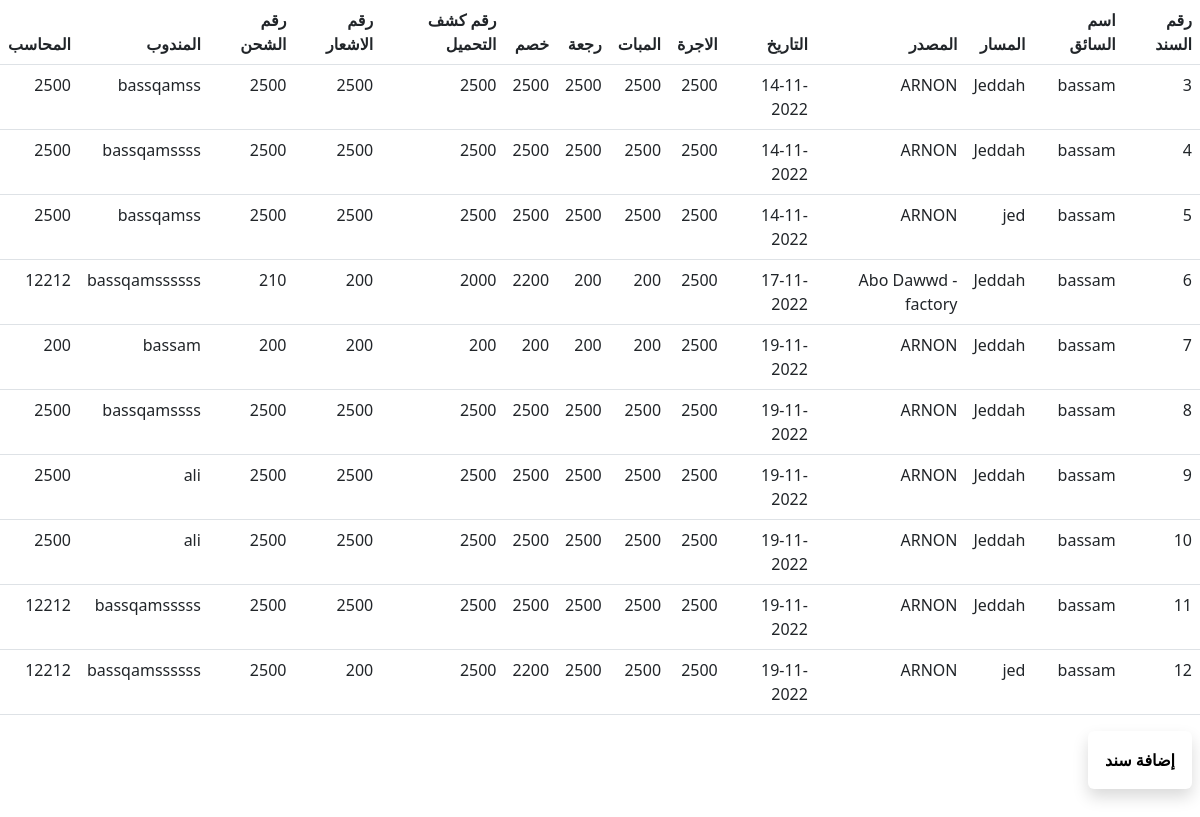
/financia/invoice/details/12, run on the app's committed database.
### financial/models.py (models this page shows, shortened)
class CatchReceipt(models.Model):
    invoices = models.ForeignKey(Invoices, on_delete=models.CASCADE,  null=True, blank=True  )
    catchReceipt_id= models.BigAutoField(primary_key=True)
    driver = models.ForeignKey(DriverModel, on_delete=models.CASCADE, null=True)
    source =  models.CharField(max_length=225,  default='' , help_text=' المصدر')
    destination =  models.CharField(max_length=225,  help_text=' الوجهة')
    company = models.ForeignKey(CompanyModel, on_delete=models.CASCADE, null=True)
    date = models.DateTimeField(default=timezone.now)
    amount =  models.CharField(max_length=225,  help_text=' الاجرة')
    overnight =  models.CharField(max_length=225,  help_text=' المبات')
    return_fare =  models.CharField(max_length=225,  help_text=' اجرة رجعة')
    deduction =  models.CharField(max_length=225,  help_text='خصم')
    policy_number =  models.CharField(max_length=225,  default='' , help_text=' رقم البوليصة')
    notice_number =  models.CharField(max_length=225,  default='' , help_text=' رقم الاشعار')
    Shipment_id =  models.CharField(max_length=225,  default='' , help_text=' رقم الشحن')
    delegate =  models.ForeignKey(User, on_delete=models.CASCADE, null=True, help_text=' المندوب ')
    accountant =  models.CharField(max_length=225, null=True,help_text=' المحاسب ' )

### drivers/models.py (models this page shows)
class DriverModel(models.Model):
    driver_id = models.BigAutoField(primary_key=True)
    driver_name = models.CharField(max_length=225,  help_text='اسم السائق')
    Saudi_Arabia = 'Saudi'
    YEMEN = 'Yemeni'
    Syria = 'Syrian'
    Egypt = 'Egypt'
    Afghanistan = 'Afghanistan'
    Pakistan = 'Pakistani'
    Jordan = 'Jordanian'
    India = 'Indian'
    Other = 'other'
    countrys = [
        (Saudi_Arabia, 'Saudi'),
        (YEMEN, 'Yemeni'),
        (Syria, 'Syrian'),
        (Egypt, 'Egypt'),
        (Afghanistan, 'Afghanistan'),
        (Pakistan, 'Pakistani'),
        (Jordan, 'Jordanian'),
        (India, 'Indian'),
        (Other, 'other')
    ]
    driver_nationality = models.CharField(
        max_length=20, choices=countrys, default=Other,  help_text='جنسية السائق')
    driver_phone_number = models.CharField(
        max_length=16, help_text='رقم هاتف السائق ')
    Identification_Number = models.CharField(
        max_length=10,  help_text='رقم الهوية/الاقامة')
    truck_plate_number = models.CharField(
        max_length=8,  help_text='رقم لوحة الشاحنة')
    Truck_Reefers = 'Truck_Reefers'
    Truck_Flatbed  = 'Truck_Flatbed'
    Truck_high_sides = 'Truck_high_sides'
    Truck_Curtainsider = 'Truck_Curtainsider'
    lory_Flatbed= 'lory_Flatbed'
    lory_Reefers= 'lory_Reefers'
    dinah_Flatbed= 'dinah_Flatbed'
    dinah_Reefers= 'dinah_Reefers'
    Vehicle = [
        (Truck_Reefers, 'Truck_Reefers'),
        (Truck_Flatbed, 'Truck_Flatbed'),
        (Truck_high_sides, 'Truck_high_sides'),
        (Truck_Curtainsider, 'Truck_Curtainsider'),
        (lory_Flatbed, 'lory_Flatbed'),
        (lory_Reefers, 'lory_Reefers'),
        (dinah_Flatbed, 'dinah_Flatbed'),
        (dinah_Reefers, 'dinah_Reefers'),
    ]
    Vehicle_Type = models.CharField( choices=Vehicle, default=Truck_Flatbed,
        max_length=30, help_text='نوع السيارة(سطحة - جوانب) ....')
    Sequence_Number = models.CharField(
        max_length=30, help_text='الرقم التسلسلي من الاستمارة')
    Owner_car_id_number = models.CharField(
        max_length=10,  help_text='رقم هوية مالك السيارة')
    Identification_photo = models.ImageField(
        upload_to='driver/', null=True, help_text='صورة الهوية/الاقامة ')
    def __str__(self):
        return self.driver_name

### companies/models.py (models this page shows)
class CompanyModel(models.Model):
    company_name = models.CharField(max_length=225,  help_text='اسم الشركة')
    company_id = models.BigAutoField(primary_key=True)
    company_city = models.CharField(max_length=225,  default='Dammam',help_text='مقر الشركة')
    charging_area = models.CharField( max_length=225, default='Jeddah', help_text='منطقة الشحن ')
    def __str__(self):
        return self.company_name

### financial/invoice.py (the view)
# urls.py: path('financia/invoice/details/<int:pk>',invoice.invoice_details, name='invoice_details' ),
def invoice_details(request, pk):
    invoice = get_object_or_404(Invoices, pk=pk)
    catchs = CatchReceipt.objects.filter(invoices=invoice)
    return render(request, 'financial/invoice/invoice_details.html',{
        'invoice':invoice,
        'catchs':catchs,
        })

### Shuhnaty/templates/financial/invoice/invoice_details.html (shortened to what this page needs)
<!doctype html>
<html dir="rtl" lang="ar" >
<head>
    <link href="https://cdn.jsdelivr.net/npm/bootstrap@5.2.2/dist/css/bootstrap.min.css" rel="stylesheet"
>
</head>
<body>
    <table class="table">
        <thead>
            <tr>
                <th>رقم السند</th>
                <th>اسم السائق</th>
                <th>المسار</th>
                <th>المصدر</th>
                <th>التاريخ </th>
                <th>الاجرة</th>
                <th>المبات</th>
                <th>رجعة</th>
                <th>خصم</th>
                <th>رقم كشف التحميل</th>
                <th>رقم الاشعار</th>
                <th>رقم الشحن</th>
                <th>المندوب </th>
                <th>المحاسب </th>
            </tr>
        </thead>
        <tbody>
            {% for item in catchs  %}
            <tr>
                <td>{{ item.catchReceipt_id }}</td>
                <td>{{ item.driver }}</td>
                <td>{{ item.source }}</td>
                <td>{{ item.company }}</td>
                <td>{{ item.date|date:"d-m-Y" }}</td>
                <td>{{ item.amount }}</td>
                <td>{{ item.overnight }}</td>
                <td>{{ item.return_fare }}</td>
                <td>{{ item.deduction }}</td>
                <td>{{ item.policy_number }}</td>
                <td>{{ item.notice_number }}</td>
                <td>{{ item.Shipment_id }}</td>
                <td>{{ item.delegate }}</td>
                <td>{{ item.accountant }}</td>
            </tr>
            {% endfor %}
        </tbody>
    </table>
    <div class="btn-group float-end" role="group" aria-label="Basic radio toggle button group">
        <button class="btn shadow p-3 mb-5 bg-body rounded  mx-2" type="button">
              <a href="{% url 'catch_receipt_list' status='billed' %}" class="text-decoration-none text-black fw-bolder"> إضافة سند </a>
        </button>
 </div>
</body>
</html>

### data on the page
CatchReceipt: catchReceipt_id "3", driver "bassam", source "Jeddah", company "ARNON", date "14-11-2022", amount "2500", overnight "2500", return_fare "2500", deduction "2500", policy_number "2500", notice_number "2500", Shipment_id "2500", delegate "bassqamss", accountant "2500"
CatchReceipt: catchReceipt_id "4", driver "bassam", source "Jeddah", company "ARNON", date "14-11-2022", amount "2500", overnight "2500", return_fare "2500", deduction "2500", policy_number "2500", notice_number "2500", Shipment_id "2500", delegate "bassqamssss", accountant "2500"
CatchReceipt: catchReceipt_id "5", driver "bassam", source "jed", company "ARNON", date "14-11-2022", amount "2500", overnight "2500", return_fare "2500", deduction "2500", policy_number "2500", notice_number "2500", Shipment_id "2500", delegate "bassqamss", accountant "2500"
CatchReceipt: catchReceipt_id "6", driver "bassam", source "Jeddah", company "Abo Dawwd - factory", date "17-11-2022", amount "2500", overnight "200", return_fare "200", deduction "2200", policy_number "2000", notice_number "200", Shipment_id "210", delegate "bassqamssssss", accountant "12212"
CatchReceipt: catchReceipt_id "7", driver "bassam", source "Jeddah", company "ARNON", date "19-11-2022", amount "2500", overnight "200", return_fare "200", deduction "200", policy_number "200", notice_number "200", Shipment_id "200", delegate "bassam", accountant "200"
CatchReceipt: catchReceipt_id "8", driver "bassam", source "Jeddah", company "ARNON", date "19-11-2022", amount "2500", overnight "2500", return_fare "2500", deduction "2500", policy_number "2500", notice_number "2500", Shipment_id "2500", delegate "bassqamssss", accountant "2500"
CatchReceipt: catchReceipt_id "9", driver "bassam", source "Jeddah", company "ARNON", date "19-11-2022", amount "2500", overnight "2500", return_fare "2500", deduction "2500", policy_number "2500", notice_number "2500", Shipment_id "2500", delegate "ali", accountant "2500"
CatchReceipt: catchReceipt_id "10", driver "bassam", source "Jeddah", company "ARNON", date "19-11-2022", amount "2500", overnight "2500", return_fare "2500", deduction "2500", policy_number "2500", notice_number "2500", Shipment_id "2500", delegate "ali", accountant "2500"
CatchReceipt: catchReceipt_id "11", driver "bassam", source "Jeddah", company "ARNON", date "19-11-2022", amount "2500", overnight "2500", return_fare "2500", deduction "2500", policy_number "2500", notice_number "2500", Shipment_id "2500", delegate "bassqamsssss", accountant "12212"
CatchReceipt: catchReceipt_id "12", driver "bassam", source "jed", company "ARNON", date "19-11-2022", amount "2500", overnight "2500", return_fare "2500", deduction "2200", policy_number "2500", notice_number "200", Shipment_id "2500", delegate "bassqamssssss", accountant "12212"
